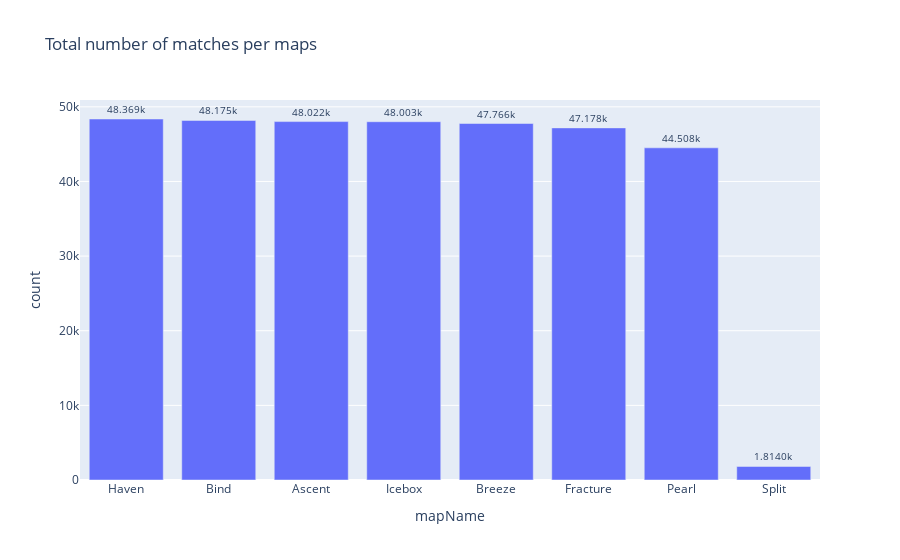

Here is the notebook cell this chart was saved with:
### Code cell
fig = px.bar(matches_maps, y='count', x='mapName', text_auto='.5s',
            title="Total number of matches per maps")
fig.update_traces(textfont_size=10, textangle=0, textposition="outside", cliponaxis=False)
fig.show()

### Figure 1 — Plotly figure (JSON) as saved in the notebook; plotly's stock layout.template omitted (floating-point values rounded to 4 significant figures)
{"data": [{"alignmentgroup": "True", "cliponaxis": false, "hovertemplate": "mapName=%{x}<br>count=%{y}<extra></extra>", "legendgroup": "", "marker": {"color": "#636efa", "pattern": {"shape": ""}}, "name": "", "offsetgroup": "", "orientation": "v", "showlegend": false, "textangle": 0, "textfont": {"size": 10}, "textposition": "outside", "texttemplate": "%{y:.5s}", "type": "bar", "x": ["Haven", "Bind", "Ascent", "Icebox", "Breeze", "Fracture", "Pearl", "Split"], "xaxis": "x", "y": [48369, 48175, 48022, 48003, 47766, 47178, 44508, 1814], "yaxis": "y"}], "layout": {"barmode": "relative", "legend": {"tracegroupgap": 0}, "title": {"text": "Total number of matches per maps"}, "xaxis": {"anchor": "y", "domain": [0, 1], "title": {"text": "mapName"}}, "yaxis": {"anchor": "x", "domain": [0, 1], "title": {"text": "count"}}}}
